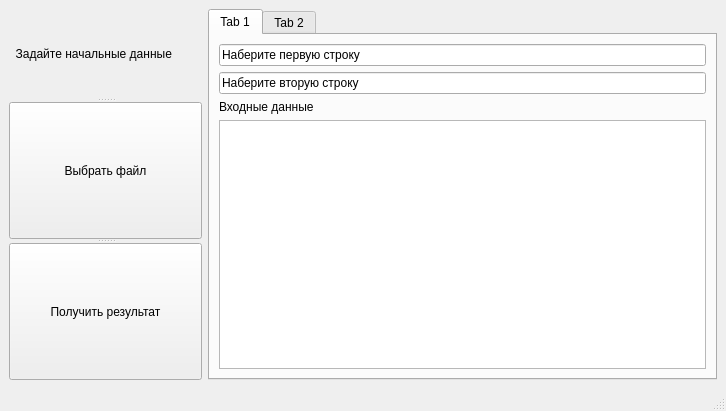
<?xml version="1.0" encoding="UTF-8"?>
<ui version="4.0">
 <class>MainWindow</class>
 <widget class="QMainWindow" name="MainWindow">
  <property name="geometry">
   <rect>
    <x>0</x>
    <y>0</y>
    <width>726</width>
    <height>411</height>
   </rect>
  </property>
  <property name="windowTitle">
   <string>MainWindow</string>
  </property>
  <widget class="QWidget" name="centralwidget">
   <layout class="QHBoxLayout" name="horizontalLayout">
    <item>
     <widget class="QSplitter" name="splitter_2">
      <property name="orientation">
       <enum>Qt::Vertical</enum>
      </property>
      <widget class="QLabel" name="label">
       <property name="text">
        <string>  Задайте начальные данные         </string>
       </property>
      </widget>
      <widget class="QSplitter" name="splitter">
       <property name="orientation">
        <enum>Qt::Vertical</enum>
       </property>
       <widget class="QPushButton" name="pushButton_2">
        <property name="text">
         <string>Выбрать файл</string>
        </property>
       </widget>
       <widget class="QPushButton" name="pushButton">
        <property name="text">
         <string>Получить результат</string>
        </property>
       </widget>
      </widget>
     </widget>
    </item>
    <item>
     <widget class="QTabWidget" name="tabWidget">
      <property name="currentIndex">
       <number>0</number>
      </property>
      <widget class="QWidget" name="tab">
       <attribute name="title">
        <string>Tab 1</string>
       </attribute>
       <layout class="QGridLayout" name="gridLayout">
        <item row="2" column="0">
         <widget class="QLabel" name="label_2">
          <property name="text">
           <string>Входные данные</string>
          </property>
         </widget>
        </item>
        <item row="3" column="0">
         <widget class="QPlainTextEdit" name="plainTextEdit"/>
        </item>
        <item row="0" column="0">
         <widget class="QLineEdit" name="lineEdit">
          <property name="text">
           <string>Наберите первую строку</string>
          </property>
         </widget>
        </item>
        <item row="1" column="0">
         <widget class="QLineEdit" name="lineEdit_2">
          <property name="text">
           <string>Наберите вторую строку</string>
          </property>
         </widget>
        </item>
       </layout>
      </widget>
      <widget class="QWidget" name="tab_2">
       <attribute name="title">
        <string>Tab 2</string>
       </attribute>
       <layout class="QVBoxLayout" name="verticalLayout">
        <item>
         <widget class="QLabel" name="label_4">
          <property name="text">
           <string>Результат</string>
          </property>
         </widget>
        </item>
        <item>
         <widget class="QPlainTextEdit" name="plainTextEdit_2"/>
        </item>
       </layout>
      </widget>
     </widget>
    </item>
   </layout>
  </widget>
  <widget class="QMenuBar" name="menubar">
   <property name="geometry">
    <rect>
     <x>0</x>
     <y>0</y>
     <width>726</width>
     <height>22</height>
    </rect>
   </property>
  </widget>
  <widget class="QStatusBar" name="statusbar"/>
 </widget>
 <resources/>
 <connections/>
</ui>
